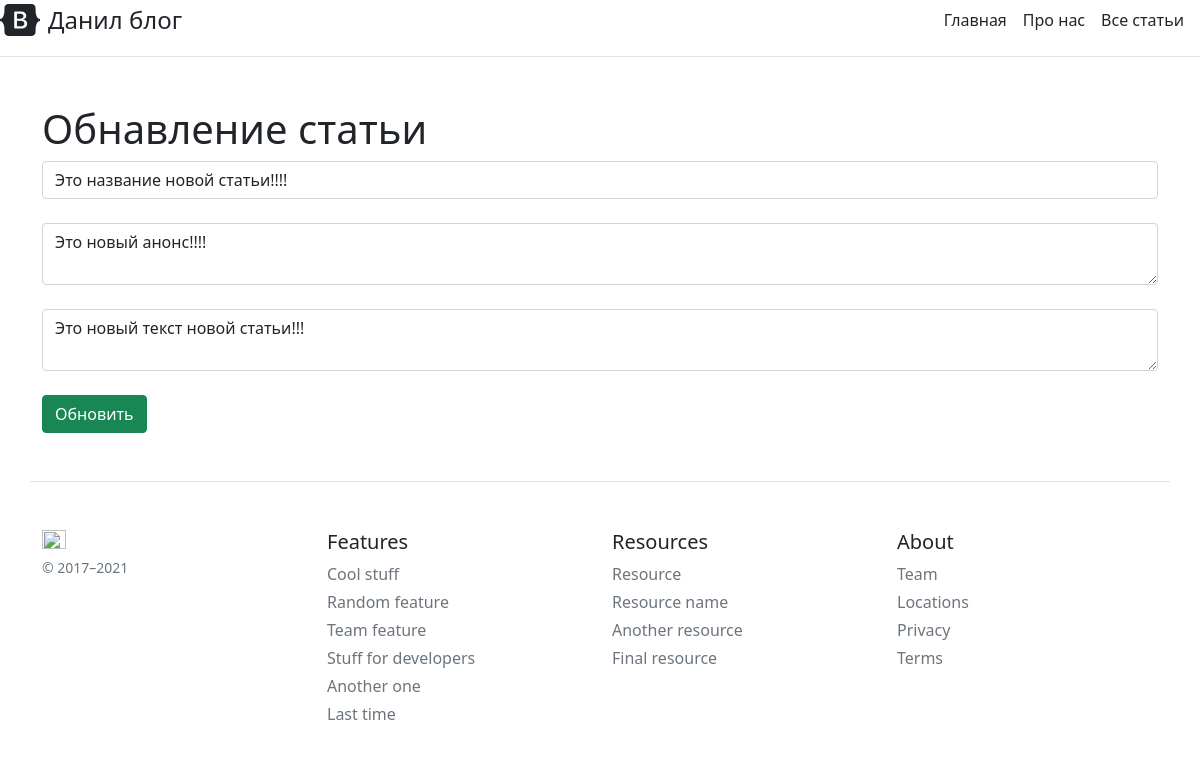
/posts/2/update, run on the app's committed database.
### app.py (models this page shows, shortened)
class Article(db.Model):
    id = db.Column(db.Integer, primary_key=True)  # Уникальный идентификатор
    title = db.Column(db.String(100), nullable=False)  # Заголовок статьи
    intro = db.Column(db.String(300), nullable=False)  # Вступительный текст
    text = db.Column(db.Text, nullable=False)  # Полный текст статьи
    date = db.Column(db.DateTime, default=datetime.utcnow)  # Время статьи

### app.py (the view)
@app.route('/posts/<int:id>/update', methods=['POST', 'GET'])
def post_update(id):
    article = Article.query.get(id)
    if request.method == "POST":
        article.title = request.form['title']
        article.intro = request.form['intro']
        article.text = request.form['text']
        try:
            db.session.commit()
            return redirect(url_for('posts'))
        except:
            return "При редактировании статьи произошла ошибка!"
    else:
        return render_template('post_update.html', article=article)

### templates/post_update.html (shortened to what this page needs)
{% extends 'base.html' %}
{% block body %}
<div class="container mt-5">
    <h1>Обнавление статьи</h1>
    <form method="post">
        <input type="text" name="title" id="title" class="form-control" value="{{ article.title }}" placeholder="Введите название"><br>
        <textarea name="intro" id="intro" class="form-control" placeholder="Введите анонс">{{ article.intro }}</textarea><br>
        <textarea name="text" id="text" class="form-control" placeholder="Введите основной текст">{{ article.text }}</textarea><br>
        <input type="submit" class="btn btn-success" value="Обновить">
    </form>
</div>
{% endblock %}

### data on the page
Article: title "Это название новой статьи!!!!", intro "Это новый анонс!!!!", text "Это новый текст новой статьи!!!"
